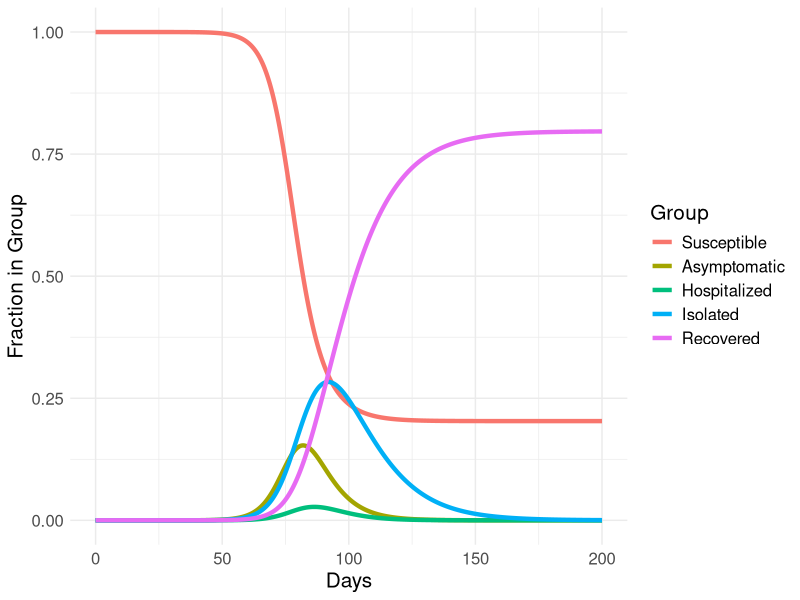
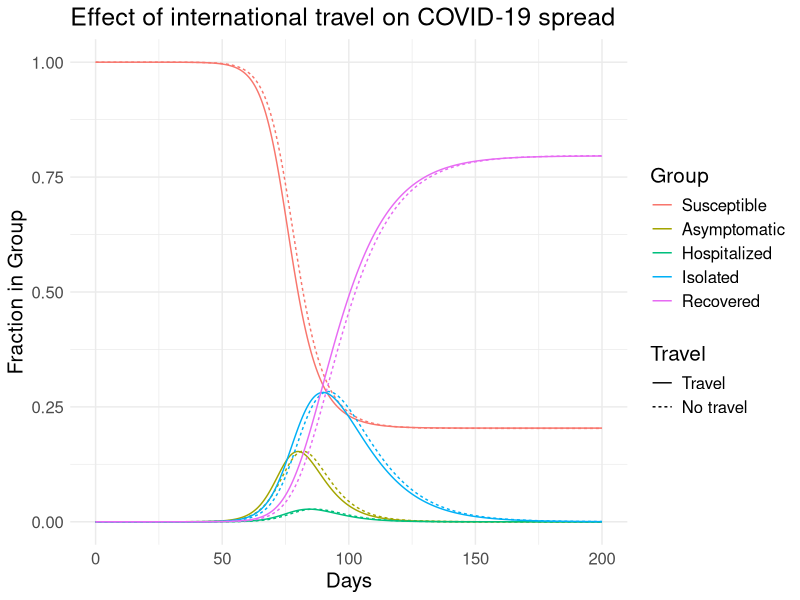

Recreate these plots in R, in order.
## ---- chunk 1
assumptions_dt <- data.frame(
    Parameter = c(
        'Reproductive rate (R0)',
        'Average number of days asymptomatic',
        'Average number of days hospitalized',
        'Percent requiring hospitalization',
        'Average number of days isolated',
        'Number asymptomatic',
        'Total population'
    ),
    Value = c('2', '5', '5', '20%', '14', '20,000', '300 million')
)

knitr::kable(assumptions_dt)
## ---- chunk 2
library(deSolve)
library(data.table)
library(ggplot2)

sahir_ode <- function(times, init, parms) {
    with(as.list(c(parms, init)), {
        dS <- -beta * A * S
        dA <- beta * A * S - kappa * A
        dH <- kappa * eta * A - tau * H
        dI <- tau * H + kappa * (1 - eta) * A - phi * I
        dR <- phi * I
        list(c(dS, dA, dH, dI, dR))
    })
}

asymptomatic_time <- 5
hospitalized_time <- 5
hospitalized_percent <- 0.2
isolated_time <- 14

R0 <- 2
beta <- R0 / asymptomatic_time
kappa <- 1 / asymptomatic_time
eta <- hospitalized_percent
tau <- 1 / hospitalized_time
phi <- 1 / isolated_time

us_asymptomatic <- 20000
us_population <- 3e11
fraction_asymptomatic_us <- us_asymptomatic / us_population

parms <- c(beta = beta, kappa = kappa, eta = eta, tau = tau, phi = phi)
init <- c(S = 1 - fraction_asymptomatic_us, A = fraction_asymptomatic_us, H = 0, I = 0, R = 0)
times <- seq(0, 200, length.out = 2000)

sahir_out <- lsoda(init, times, sahir_ode, parms)

sahir_dt <- as.data.table(sahir_out)

group_names <- c('Susceptible', 'Asymptomatic', 'Hospitalized', 'Isolated', 'Recovered')
names(sahir_dt) <- c('time', group_names)

sahir_dt <- melt(
    sahir_dt, 
    id.vars = c('time'), 
    measure.vars = group_names
)

ggplot(sahir_dt, aes(x = time, y = value, color = variable)) +
    geom_line(lwd = 1.5) +
    theme_minimal() +
    theme(text = element_text(size = 15)) +
    labs(x = 'Days', y = 'Fraction in Group', color = 'Group')
## ---- chunk 3
percent_hospitalized <- sprintf("%1.1f%%", 100*max(sahir_dt[variable == "Hospitalized"]$value))
## ---- chunk 4

sahir_travel_ode <- function(times, init, parms) {
    with(as.list(c(parms, init)), {
        dS1 <- -beta * A1 * S1 + rho * (S2 - S1)
        dA1 <- beta * A1 * S1 - kappa * A1 + rho * (A2 - A1)
        dH1 <- kappa * eta* A1 - tau * H1
        dI1 <- tau * H1 + kappa * (1 - eta) * A1 - phi * I1
        dR1 <- phi * I1 + rho * (R2 - R1)
        
        dS2 <- -beta * A2 * S2 + rho * (S1 - S2)
        dA2 <- beta * A2 * S2 - kappa * A2 + rho * (A1 - A2)
        dH2 <- kappa * eta * A2 - tau * H2
        dI2 <- tau * H2 + kappa * (1 - eta) * A2 - phi * I2
        dR2 <- phi * I2 + rho * (R1 - R2)
        
        list(c(dS1, dA1, dH1, dI1, dR1, dS2, dA2, dH2, dI2, dR2))
    })
}

simulate_sahir_travel <- function(rho) {
    fraction_asymptomatic_europe <- fraction_asymptomatic_us * 5
    
    parms <- c(beta = beta, kappa = kappa, tau = tau, phi = phi, rho = rho)
    init <- c(
        S1 = 1 - fraction_asymptomatic_us, A1 = fraction_asymptomatic_us, H1 = 0, I1 = 0, R1 = 0,
        S2 = 1 - fraction_asymptomatic_europe, A2 = fraction_asymptomatic_europe, H2 = 0, I2 = 0, R2 = 0
    )
    times <- seq(0, 200, length.out = 2000)
    
    sahir_out <- lsoda(init, times, sahir_travel_ode, parms)
    
    sahir_dt <- as.data.table(sahir_out)

    indexed_names <- as.vector(outer(group_names, c(': US', ': Europe'), FUN = paste0))
    names(sahir_dt) <- c('time', indexed_names)
    
    sahir_dt <- melt(
        sahir_dt, 
        id.vars = c('time'), 
        measure.vars = indexed_names
    )
    
    sahir_dt
}

sahir_no_travel <- simulate_sahir_travel(0)
sahir_travel <- simulate_sahir_travel(0.002)

sahir_no_travel_us <- sahir_no_travel[grepl('US$', sahir_no_travel$variable)]
sahir_travel_us <- sahir_travel[grepl('US$', sahir_travel$variable)]
sahir_dt <- rbindlist(list("No travel" = sahir_no_travel_us, "Travel" = sahir_travel_us), idcol = "travel")

sahir_dt$variable <- sub(": US$", '', sahir_dt$variable)
sahir_dt$variable <- factor(sahir_dt$variable, levels = group_names)

sahir_dt$travel <- factor(sahir_dt$travel, levels = c('Travel', 'No travel'))

ggplot(sahir_dt, aes(x = time, y = value, color = variable, linetype = travel)) +
    geom_line(lwd = 0.5) + 
    theme_minimal() +
    theme(text = element_text(size = 15)) +
    labs(
        x = 'Days', 
        y = 'Fraction in Group', 
        color = 'Group', 
        linetype = 'Travel',
        title = "Effect of international travel on COVID-19 spread"
    )
